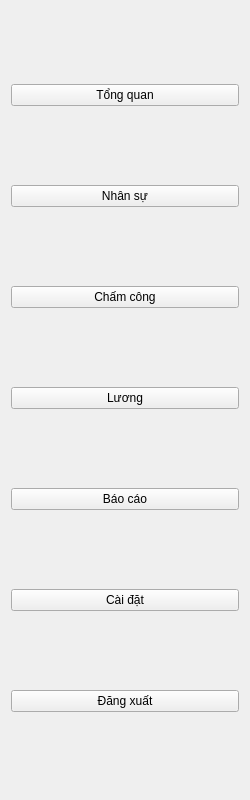
<?xml version="1.0" encoding="UTF-8"?>
<ui version="4.0">
 <class>Sidebar_Widget</class>
 <widget class="QWidget" name="Sidebar_Widget">
  <property name="geometry">
   <rect>
    <x>0</x>
    <y>0</y>
    <width>250</width>
    <height>800</height>
   </rect>
  </property>
  <layout class="QVBoxLayout" name="verticalLayout">
   <item>
    <widget class="QPushButton" name="btnMenu_Overview">
     <property name="text">
      <string>Tổng quan</string>
     </property>
    </widget>
   </item>
   <item>
    <widget class="QPushButton" name="btnMenu_HR">
     <property name="text">
      <string>Nhân sự</string>
     </property>
    </widget>
   </item>
   <item>
    <widget class="QPushButton" name="btnMenu_Timekeep">
     <property name="text">
      <string>Chấm công</string>
     </property>
    </widget>
   </item>
   <item>
    <widget class="QPushButton" name="btnMenu_Salary">
     <property name="text">
      <string>Lương</string>
     </property>
    </widget>
   </item>
   <item>
    <widget class="QPushButton" name="btnMenu_Report">
     <property name="text">
      <string>Báo cáo</string>
     </property>
    </widget>
   </item>
   <item>
    <widget class="QPushButton" name="btnMenu_Settings">
     <property name="text">
      <string>Cài đặt</string>
     </property>
    </widget>
   </item>
   <item>
    <widget class="QPushButton" name="btnLogout">
     <property name="text">
      <string>Đăng xuất</string>
     </property>
    </widget>
   </item>
  </layout>
 </widget>
 <resources/>
 <connections/>
</ui>
